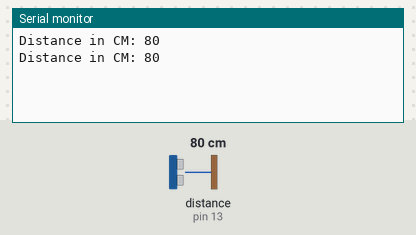
Simulated run of this sketch. Board: Arduino Uno, built with avr-gcc and run on an emulated ATmega328P. Shown: the last lines printed to the serial monitor. Inputs (shaded band) come from the test bench; at power-on: distance to the obstacle (sensor on pin 13) 80 cm. The echo pulse lasts 58.3 µs per cm.

Above: at 1.8 s.
1.9 s: distance to the obstacle (sensor on pin 13) set to 2 cm
At 2.8 s:
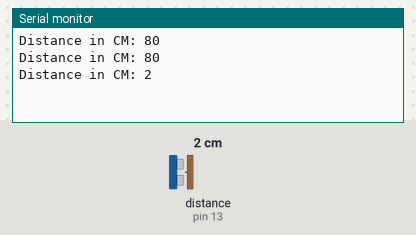
3.4 s: distance to the obstacle (sensor on pin 13) set to 4 cm
At 4.8 s:
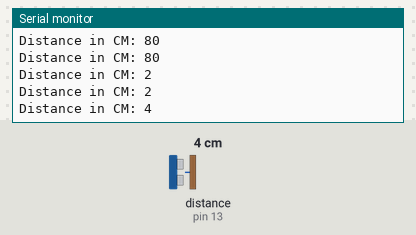
Timing chart, 0 to 6.4 s (numbered marks = the images above; inputs shaded):
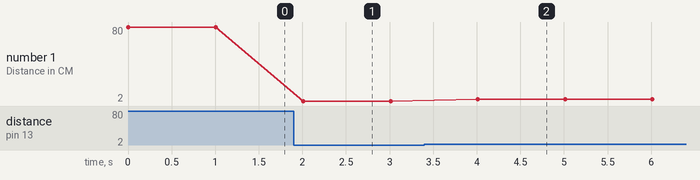

The sketch:

ultrasonic_measure.ino
```cpp
 #include <Ultrasonic.h> // 引入 Ultrasonic 函式庫標頭檔

Ultrasonic ultrasonic(12, 13); // ultrasonic(Trig 腳位, Echo 腳位)

void setup() {
  Serial.begin(9600); // 序列通訊設定 Baud rate 為 9600
  ultrasonic.setTimeout(40000UL); // 設定等待超音波訊號回來的時間，40ms (最遠量測距離：6.8m)
}

void loop() {
  Serial.print("Distance in CM: ");
  Serial.println(ultrasonic.read()); // 顯示距離讀值
  delay(1000);
}
```

Measured:
- after the input at 1.9 s, the serial monitor: prints a new line after 0.11 s (image 1)
- after the input at 3.4 s, the serial monitor: prints a new line after 0.61 s (image 2)
- plotted number 1: 80 → 2 after the input at 1.9 s, 2 → 4 after the input at 3.4 s
